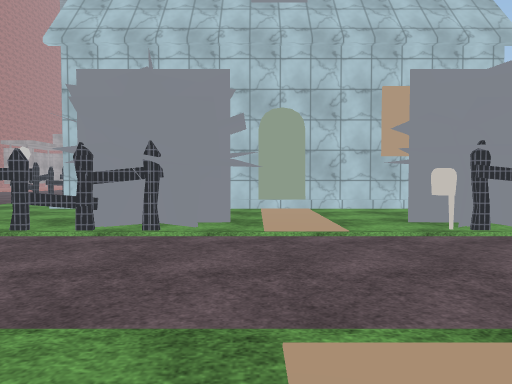
View 1 (above)

24 first-person views from a walk through a Unity game level. The camera is 1.2 m above the floor, tilts 2° down and sees 70° across. The floor is counted in squares, 2 m on a side. Each view is taken from the middle of a square. On the plan, view 1 faces up. The plan holds only what a view shows up to about 10 squares ahead; the rest is blank. The place goes on beyond the plan. The player is left out. Some animated figures are left out. Some surface patterns are stand-ins.

View 2
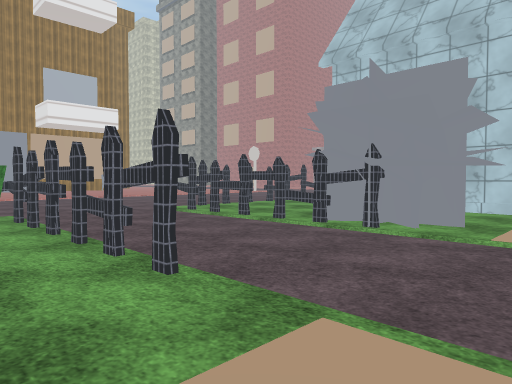

View 3
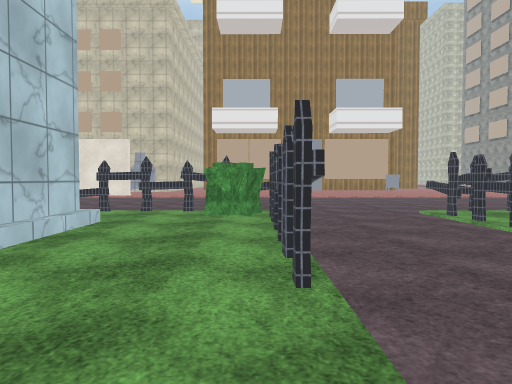

View 4
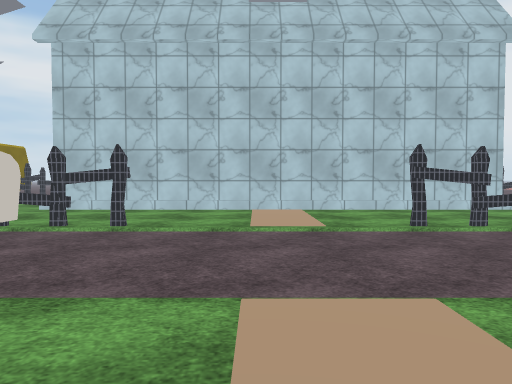

View 5
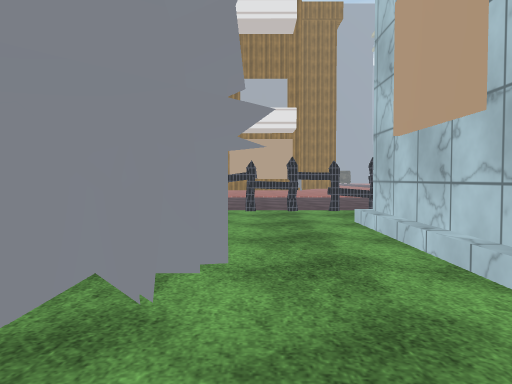

View 6
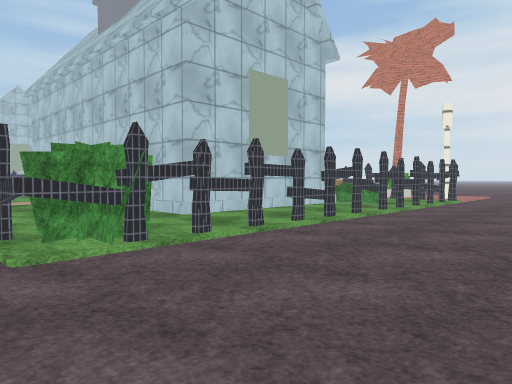

View 7
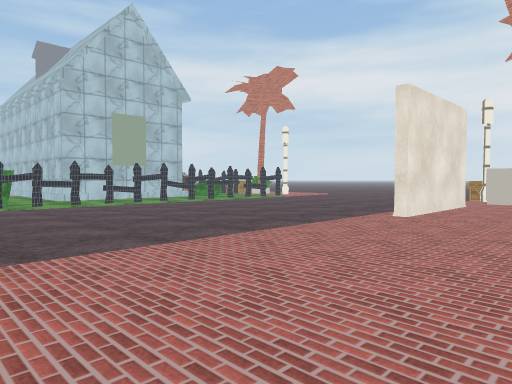

View 8
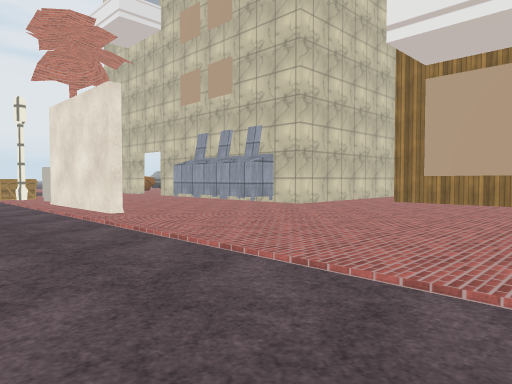

View 9
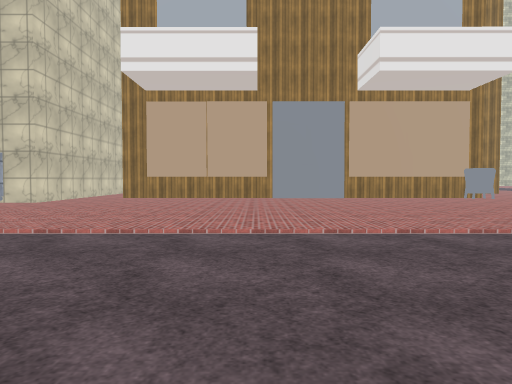

View 10
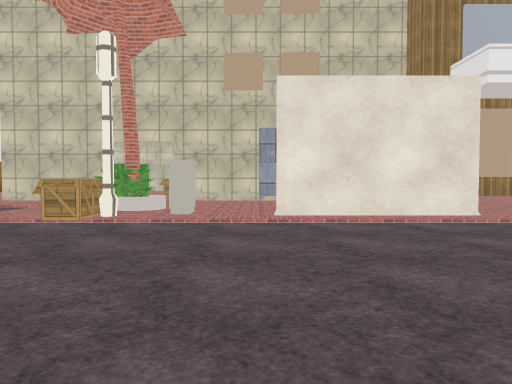

View 11
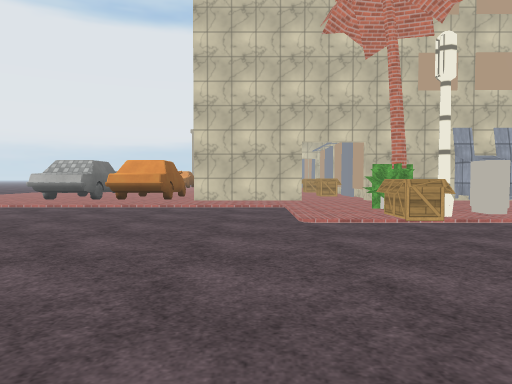

View 12
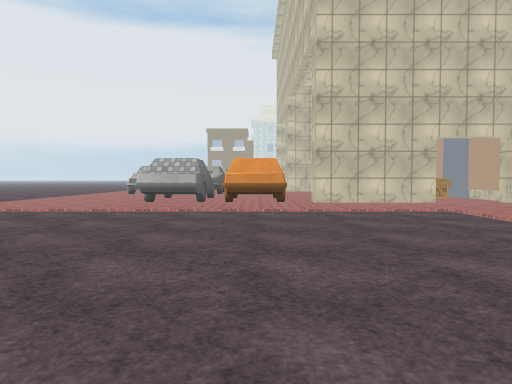

View 13
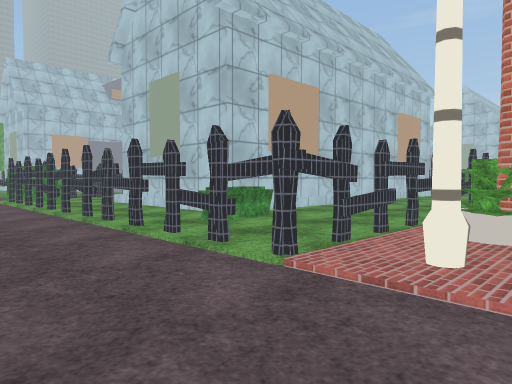

View 14
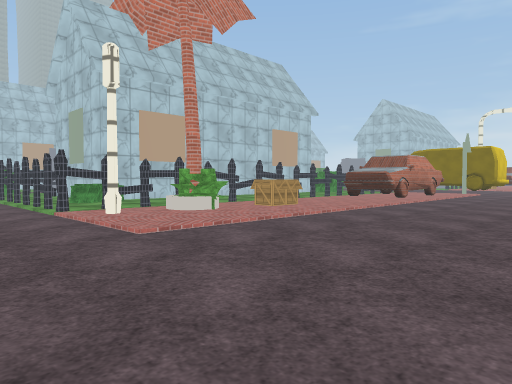

View 15
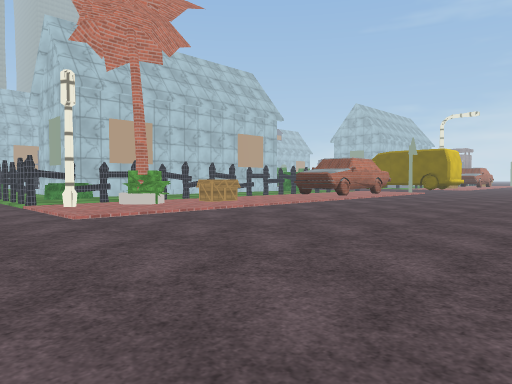

View 16
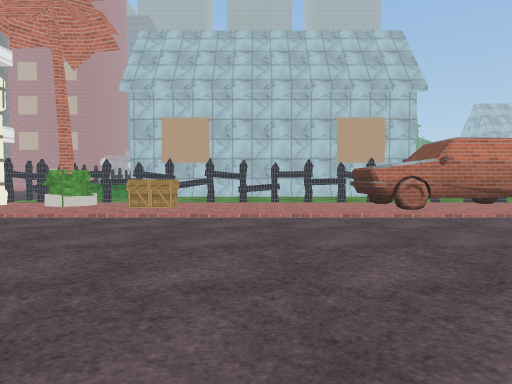

View 17
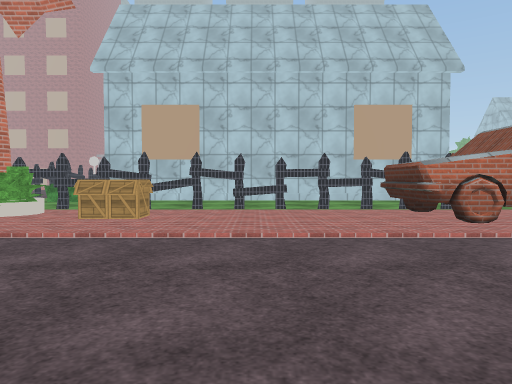

View 18
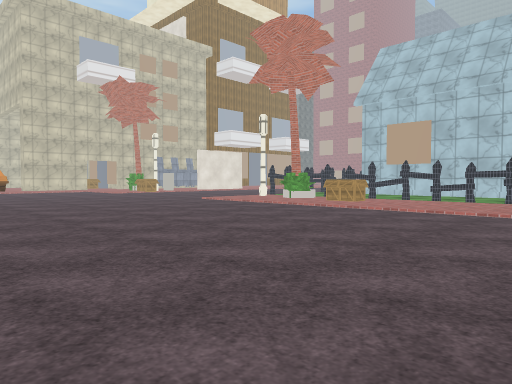

View 19
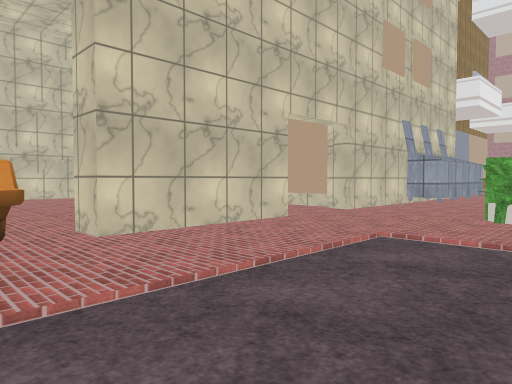

View 20
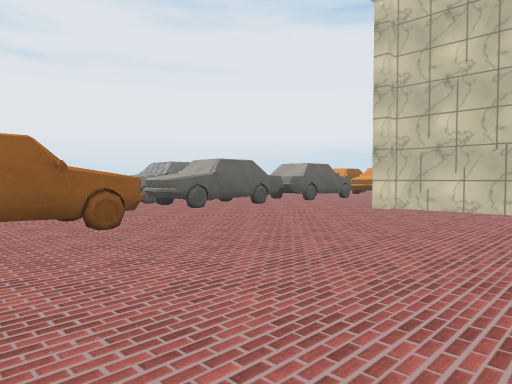

View 21
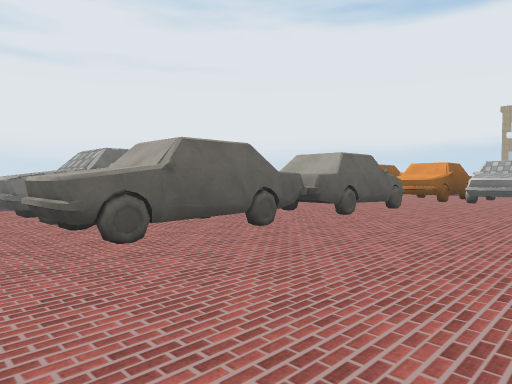

View 22
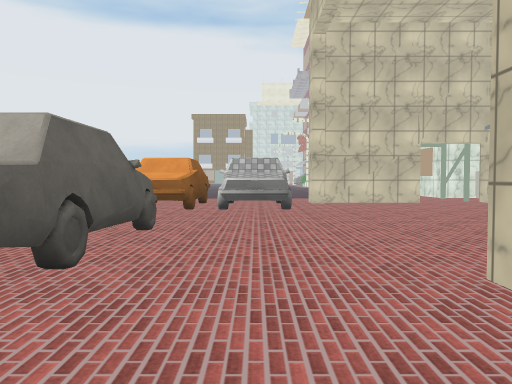

View 23
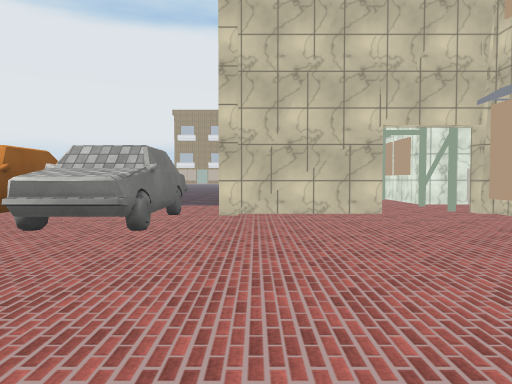

View 24
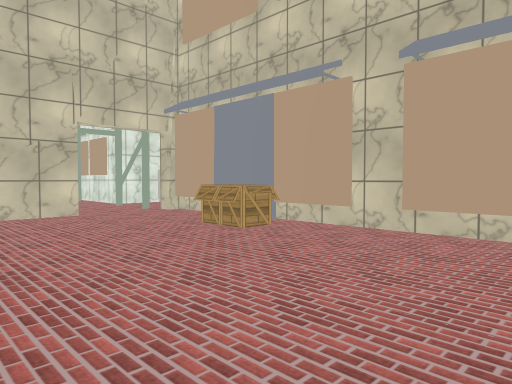

### Floor plan
Key: @ floor where view 1 was taken; # wall or solid block; x gap in a wall; . floor; / step, stairs or slope; M mailbox; B bush; T thing the floor can be seen under or through; A box; U dumpster; O other object.
Columns run from 36 left of view 1 to 3 right of it. Each row starts with its distance up from view 1.
  8                   O..      ...#.#####O##
  7                    ...     ...x.........
  6                    .....   ...#...O....O
  5                    ......  ...x...OOO.OO
  4                    ...........#xxx#O..M.
  3                    .....................
  2                    .....................
  1                   #...........#B##x#...#
  0                  ##...........TB....@...
 -1                  #............T.////////
 -2                  .............x.#####O##
 -3                  ###..........x.#
 -4                    #U..#......x.#
 -5                    #U..#......T.########
 -6                    #U..#......TBB ......
 -7                    #U.........T .......
 -8  #O                #...O......TTTTxTTxTT
 -9 ##O#######        ##..BA........T.....TT
-10  .....A....     ......B.........B.A...TT
-11    O.......#.......#....................
-12    #.......#.......#....................
-13    #.......##......#....................
-14 ........................................
-15 ...OOOO..........OOOO...................
-16     ....................................
-17    OOOO.OOOOOOOO.OOOO...... ............
-18         ...  OO.  .......           ....

Positions as (right, up) in squares from view 1, and headings:
1: (0, 0), facing up
2: (1, 0), facing up-left
3: (1, 1), facing left
4: (1, 6), facing down
5: (1, 6), facing left
6: (-9, 2), facing down-right
7: (-15, 2), facing down-right
8: (-10, 2), facing down-left
9: (-8, 2), facing left
10: (-7, -7), facing left
11: (-7, -12), facing left
12: (-8, -15), facing left
13: (-8, -10), facing up-right
14: (-8, -15), facing up-right
15: (-8, -17), facing up-right
16: (0, -17), facing up
17: (0, -15), facing up
18: (3, -18), facing up-left
19: (-13, -15), facing up-left
20: (-17, -10), facing down-left
21: (-20, -13), facing down-left
22: (-23, -15), facing left
23: (-26, -13), facing left
24: (-26, -13), facing up-left
